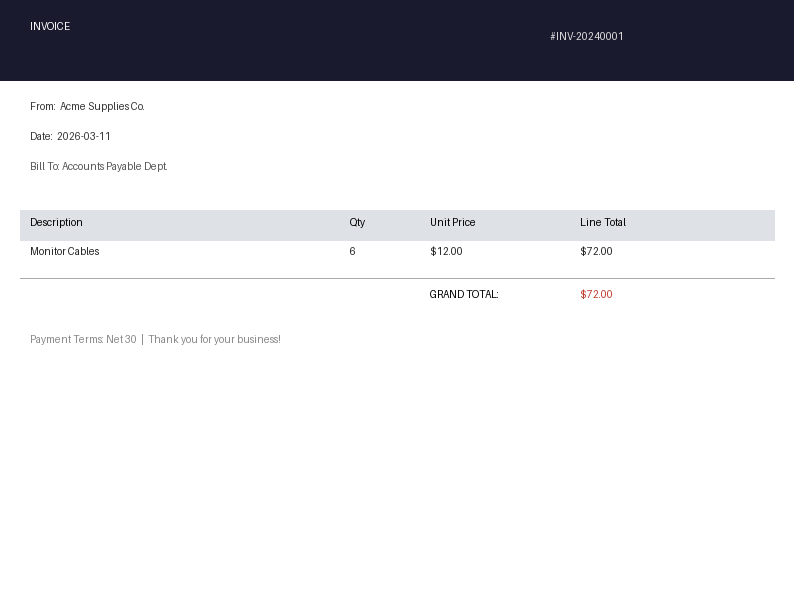
#> input picture sample_invoices/INV-20240001.png, 794 x 600 px
$ python -i preprocessing.py   (imports and definitions only)
#> lines starting #> are read from the running program, lines starting #| are printed output that depends on the picture; after the words box and inside, x2 and y2 are one past the last pixel; in counts of white or black regions, pixels touching at a corner belong together
import cv2
import numpy as np
from pathlib import Path


def load_image(image_path: str) -> np.ndarray:
#> called with image_path = 'sample_invoices/INV-20240001.png'
    path = Path(image_path)
    if not path.exists():
        raise FileNotFoundError(f"Image not found: {image_path}")
    img = cv2.imread(str(path))
#> img is the input picture: shape (600, 794, 3); mean B, G, R 224.7, 221.8, 221.6
    if img is None:
        raise ValueError(f"OpenCV could not decode image: {image_path}")
    return img


def to_grayscale(img: np.ndarray) -> np.ndarray:
    if len(img.shape) == 2:
        return img
    return cv2.cvtColor(img, cv2.COLOR_BGR2GRAY)


def resize_for_ocr(gray: np.ndarray, target_dpi_scale: float = 2.0) -> np.ndarray:
#> called with target_dpi_scale = 2
    h, w = gray.shape
#> h = 600; w = 794
    return cv2.resize(gray, (int(w * target_dpi_scale), int(h * target_dpi_scale)),
                      interpolation=cv2.INTER_CUBIC)
#> returned value: shape (1200, 1588)


def denoise(gray: np.ndarray) -> np.ndarray:
    return cv2.fastNlMeansDenoising(gray, h=10, templateWindowSize=7, searchWindowSize=21)


def deskew(gray: np.ndarray) -> np.ndarray:
    _, binary = cv2.threshold(gray, 0, 255, cv2.THRESH_BINARY_INV + cv2.THRESH_OTSU)
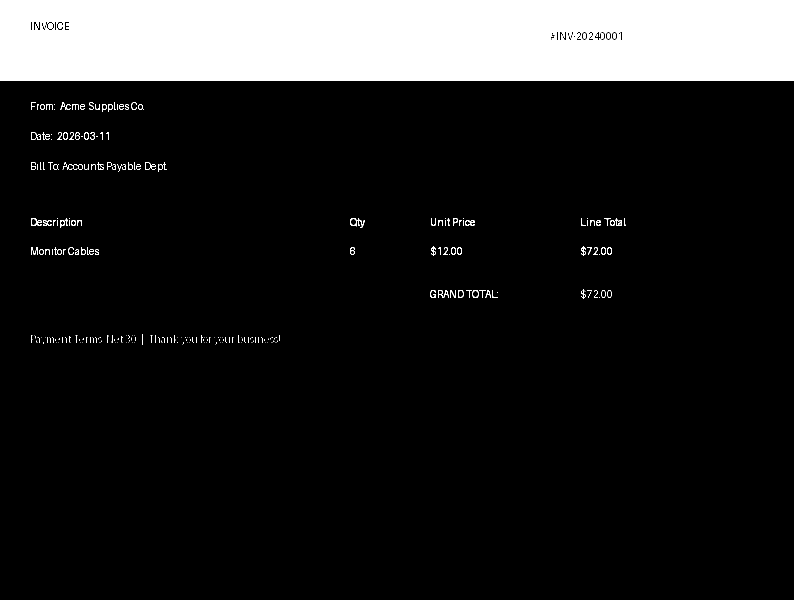
#> binary: shape (1200, 1588) (shown at 1/2 size); 13.9% white; 283 white regions (125 under 20 px), largest, box (x1, y1, x2, y2) and area: (0, 0, 1588, 162) 255680, (700, 436, 730, 456) 214, (62, 436, 84, 452) 169

    coords = np.column_stack(np.where(binary > 0))
#> coords = 264619 pairs, first value 0 to 688, second value 0 to 1587
    if len(coords) < 50:
        return gray

    angle = cv2.minAreaRect(coords)[-1]
#> angle = -90

    if angle < -45:
        angle = 90 + angle
#> angle = 0

    if abs(angle) < 0.5:
        return gray

    h, w = gray.shape
    centre = (w // 2, h // 2)
    M = cv2.getRotationMatrix2D(centre, angle, 1.0)
    rotated = cv2.warpAffine(gray, M, (w, h),
                             flags=cv2.INTER_CUBIC,
                             borderMode=cv2.BORDER_REPLICATE)
    return rotated


def binarize(gray: np.ndarray) -> np.ndarray:
    return cv2.adaptiveThreshold(
        gray, 255,
        cv2.ADAPTIVE_THRESH_GAUSSIAN_C,
        cv2.THRESH_BINARY,
        blockSize=31,
        C=10,
    )
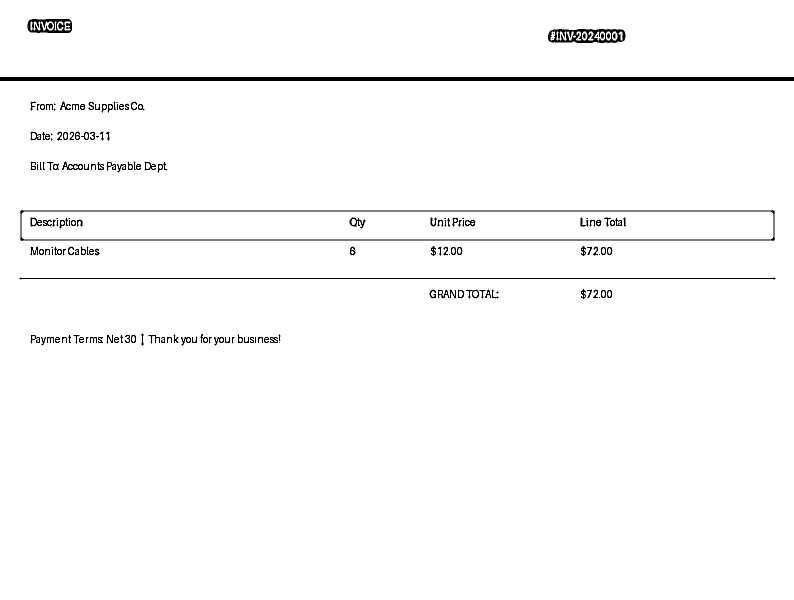
#> returned value: shape (1200, 1588) (shown at 1/2 size); 98% white; 174 black regions (21 under 20 px), largest, box (x1, y1, x2, y2) and area: (0, 154, 1588, 162) 12704, (40, 420, 1550, 482) 6320, (39, 555, 1551, 559) 3032


def sharpen(gray: np.ndarray) -> np.ndarray:
    blurred = cv2.GaussianBlur(gray, (0, 0), sigmaX=3)
    return cv2.addWeighted(gray, 1.5, blurred, -0.5, 0)


def preprocess(image_path: str, debug: bool = False) -> np.ndarray:
    img = load_image(image_path)
    gray = to_grayscale(img)
    gray = resize_for_ocr(gray)
    gray = denoise(gray)
    gray = sharpen(gray)
    gray = deskew(gray)
    binary = binarize(gray)

    if debug:
        stem = Path(image_path).stem
        cv2.imwrite(f"debug_{stem}_gray.png", gray)
        cv2.imwrite(f"debug_{stem}_binary.png", binary)
        print(f"[preprocessing] Debug images saved for {stem}")

    return binary


# [8 lines not run here, left out]

>>> result = preprocess('sample_invoices/INV-20240001.png')

$ run again, on sample_invoices/INV-20240003.png
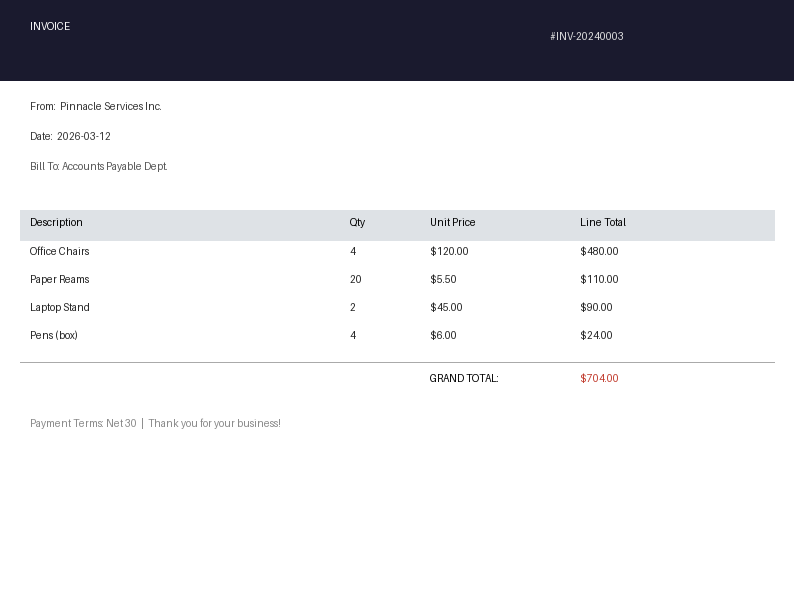
#> input picture sample_invoices/INV-20240003.png, 794 x 600 px
#> in load_image, img is the input picture: shape (600, 794, 3); mean B, G, R 224.2, 221.3, 221.2
#> in deskew, `_, binary = cv2.threshold(gray, 0, 255, cv2.THRESH_BINARY_INV + cv2.TH..`:
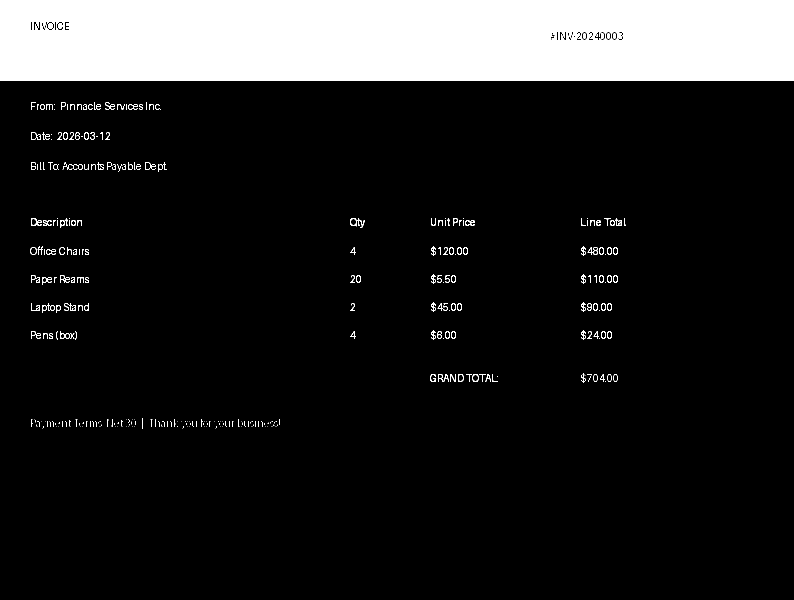
#> binary: shape (1200, 1588) (shown at 1/2 size); 14.1% white; 347 white regions (131 under 20 px), largest, box (x1, y1, x2, y2) and area: (0, 0, 1588, 162) 255660, (700, 436, 730, 456) 214, (62, 436, 84, 452) 169
#> coords = 269179 pairs, first value 0 to 856, second value 0 to 1587
#> in deskew, `angle = cv2.minAreaRect(coords)[-1]`: angle = -90
#> in deskew, `angle = 90 + angle`: angle = 0
#> in binarize, `return cv2.adaptiveThreshold( gray, 255, cv2.ADAPTIVE_THRESH_GAUSSIAN_..`:
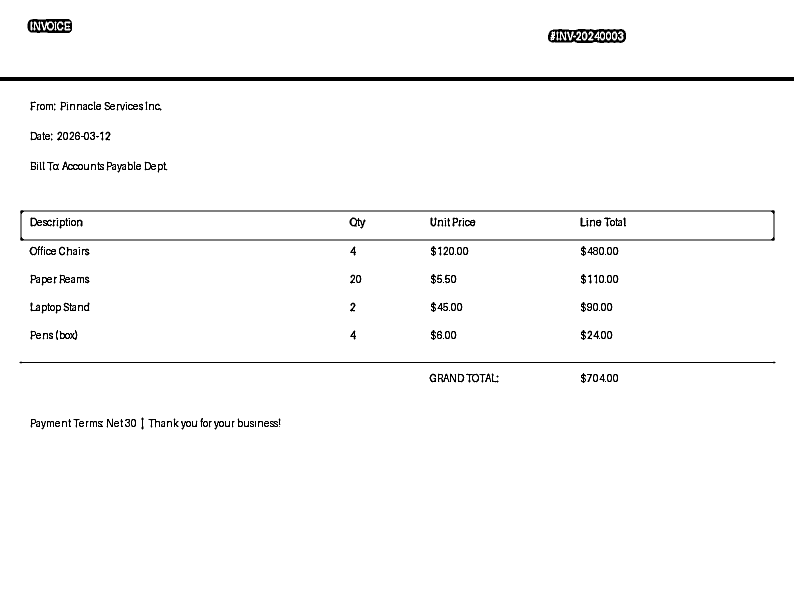
#> returned value: shape (1200, 1588) (shown at 1/2 size); 97.7% white; 235 black regions (29 under 20 px), largest, box (x1, y1, x2, y2) and area: (0, 154, 1588, 162) 12704, (40, 420, 1550, 482) 6320, (39, 723, 1551, 727) 3032
